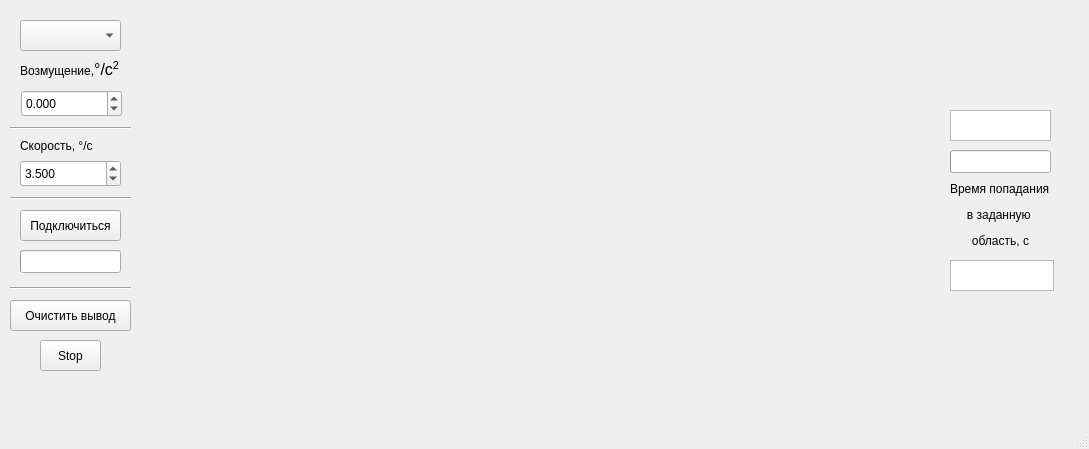
<?xml version="1.0" encoding="UTF-8"?>
<ui version="4.0">
 <class>MainWindow</class>
 <widget class="QMainWindow" name="MainWindow">
  <property name="geometry">
   <rect>
    <x>0</x>
    <y>0</y>
    <width>1089</width>
    <height>449</height>
   </rect>
  </property>
  <property name="windowTitle">
   <string>MainWindow</string>
  </property>
  <widget class="QWidget" name="centralwidget">
   <widget class="QComboBox" name="comboBox">
    <property name="geometry">
     <rect>
      <x>20</x>
      <y>20</y>
      <width>101</width>
      <height>31</height>
     </rect>
    </property>
   </widget>
   <widget class="QPushButton" name="connectButton">
    <property name="geometry">
     <rect>
      <x>20</x>
      <y>210</y>
      <width>101</width>
      <height>31</height>
     </rect>
    </property>
    <property name="text">
     <string>Подключиться</string>
    </property>
   </widget>
   <widget class="QProgressBar" name="progressBar">
    <property name="geometry">
     <rect>
      <x>20</x>
      <y>250</y>
      <width>101</width>
      <height>23</height>
     </rect>
    </property>
    <property name="value">
     <number>0</number>
    </property>
    <property name="alignment">
     <set>Qt::AlignCenter</set>
    </property>
    <property name="textVisible">
     <bool>false</bool>
    </property>
    <property name="orientation">
     <enum>Qt::Horizontal</enum>
    </property>
    <property name="invertedAppearance">
     <bool>false</bool>
    </property>
    <property name="textDirection">
     <enum>QProgressBar::TopToBottom</enum>
    </property>
   </widget>
   <widget class="QDoubleSpinBox" name="speedBox">
    <property name="geometry">
     <rect>
      <x>20</x>
      <y>160</y>
      <width>101</width>
      <height>27</height>
     </rect>
    </property>
    <property name="decimals">
     <number>3</number>
    </property>
    <property name="minimum">
     <double>-5.000000000000000</double>
    </property>
    <property name="singleStep">
     <double>0.050000000000000</double>
    </property>
    <property name="value">
     <double>3.500000000000000</double>
    </property>
   </widget>
   <widget class="QPushButton" name="clearButton">
    <property name="geometry">
     <rect>
      <x>10</x>
      <y>300</y>
      <width>121</width>
      <height>31</height>
     </rect>
    </property>
    <property name="text">
     <string>Очистить вывод</string>
    </property>
   </widget>
   <widget class="QLabel" name="label">
    <property name="geometry">
     <rect>
      <x>20</x>
      <y>130</y>
      <width>91</width>
      <height>31</height>
     </rect>
    </property>
    <property name="text">
     <string>Скорость, °/с</string>
    </property>
   </widget>
   <widget class="QPushButton" name="stopButton">
    <property name="geometry">
     <rect>
      <x>40</x>
      <y>340</y>
      <width>61</width>
      <height>31</height>
     </rect>
    </property>
    <property name="text">
     <string>Stop</string>
    </property>
   </widget>
   <widget class="QDoubleSpinBox" name="devBox">
    <property name="geometry">
     <rect>
      <x>21</x>
      <y>90</y>
      <width>101</width>
      <height>27</height>
     </rect>
    </property>
    <property name="decimals">
     <number>3</number>
    </property>
    <property name="minimum">
     <double>-100.000000000000000</double>
    </property>
    <property name="maximum">
     <double>100.000000000000000</double>
    </property>
    <property name="singleStep">
     <double>0.001000000000000</double>
    </property>
    <property name="value">
     <double>0.000000000000000</double>
    </property>
   </widget>
   <widget class="QLabel" name="label_2">
    <property name="geometry">
     <rect>
      <x>20</x>
      <y>60</y>
      <width>111</width>
      <height>18</height>
     </rect>
    </property>
    <property name="text">
     <string>&lt;html&gt;&lt;head/&gt;&lt;body&gt;&lt;p&gt;Возмущение,&lt;span style=&quot; font-family:'Times New Roman','serif'; font-size:12pt;&quot;&gt;°/с&lt;/span&gt;&lt;span style=&quot; font-family:'Times New Roman','serif'; font-size:12pt; vertical-align:super;&quot;&gt;2&lt;/span&gt;&lt;/p&gt;&lt;/body&gt;&lt;/html&gt;</string>
    </property>
   </widget>
   <widget class="Line" name="line">
    <property name="geometry">
     <rect>
      <x>10</x>
      <y>120</y>
      <width>121</width>
      <height>16</height>
     </rect>
    </property>
    <property name="orientation">
     <enum>Qt::Horizontal</enum>
    </property>
   </widget>
   <widget class="Line" name="line_2">
    <property name="geometry">
     <rect>
      <x>10</x>
      <y>190</y>
      <width>121</width>
      <height>16</height>
     </rect>
    </property>
    <property name="orientation">
     <enum>Qt::Horizontal</enum>
    </property>
   </widget>
   <widget class="QCustomPlot" name="widget" native="true">
    <property name="geometry">
     <rect>
      <x>140</x>
      <y>20</y>
      <width>381</width>
      <height>371</height>
     </rect>
    </property>
   </widget>
   <widget class="QProgressBar" name="PBIsInside">
    <property name="geometry">
     <rect>
      <x>950</x>
      <y>150</y>
      <width>101</width>
      <height>23</height>
     </rect>
    </property>
    <property name="value">
     <number>0</number>
    </property>
    <property name="alignment">
     <set>Qt::AlignCenter</set>
    </property>
    <property name="textVisible">
     <bool>false</bool>
    </property>
    <property name="orientation">
     <enum>Qt::Horizontal</enum>
    </property>
    <property name="invertedAppearance">
     <bool>false</bool>
    </property>
    <property name="textDirection">
     <enum>QProgressBar::TopToBottom</enum>
    </property>
   </widget>
   <widget class="QTextEdit" name="textEdit_PassedTheTest">
    <property name="geometry">
     <rect>
      <x>950</x>
      <y>110</y>
      <width>101</width>
      <height>31</height>
     </rect>
    </property>
   </widget>
   <widget class="QTextEdit" name="textEdit_Time">
    <property name="geometry">
     <rect>
      <x>950</x>
      <y>260</y>
      <width>104</width>
      <height>31</height>
     </rect>
    </property>
   </widget>
   <widget class="QLabel" name="label_3">
    <property name="geometry">
     <rect>
      <x>950</x>
      <y>180</y>
      <width>101</width>
      <height>71</height>
     </rect>
    </property>
    <property name="text">
     <string>&lt;html&gt;&lt;head/&gt;&lt;body&gt;&lt;p align=&quot;center&quot;&gt;Время попадания &lt;/p&gt;&lt;p align=&quot;center&quot;&gt;в заданную &lt;/p&gt;&lt;p align=&quot;center&quot;&gt;область, с&lt;/p&gt;&lt;/body&gt;&lt;/html&gt;</string>
    </property>
   </widget>
   <widget class="QCustomPlot" name="widget_2" native="true">
    <property name="geometry">
     <rect>
      <x>530</x>
      <y>20</y>
      <width>381</width>
      <height>371</height>
     </rect>
    </property>
   </widget>
   <widget class="Line" name="line_3">
    <property name="geometry">
     <rect>
      <x>10</x>
      <y>280</y>
      <width>121</width>
      <height>16</height>
     </rect>
    </property>
    <property name="orientation">
     <enum>Qt::Horizontal</enum>
    </property>
   </widget>
  </widget>
  <widget class="QMenuBar" name="menubar">
   <property name="geometry">
    <rect>
     <x>0</x>
     <y>0</y>
     <width>1089</width>
     <height>28</height>
    </rect>
   </property>
  </widget>
  <widget class="QStatusBar" name="statusbar"/>
 </widget>
 <customwidgets>
  <customwidget>
   <class>QCustomPlot</class>
   <extends>QWidget</extends>
   <header>qcustomplot.h</header>
   <container>1</container>
  </customwidget>
 </customwidgets>
 <resources/>
 <connections/>
</ui>
